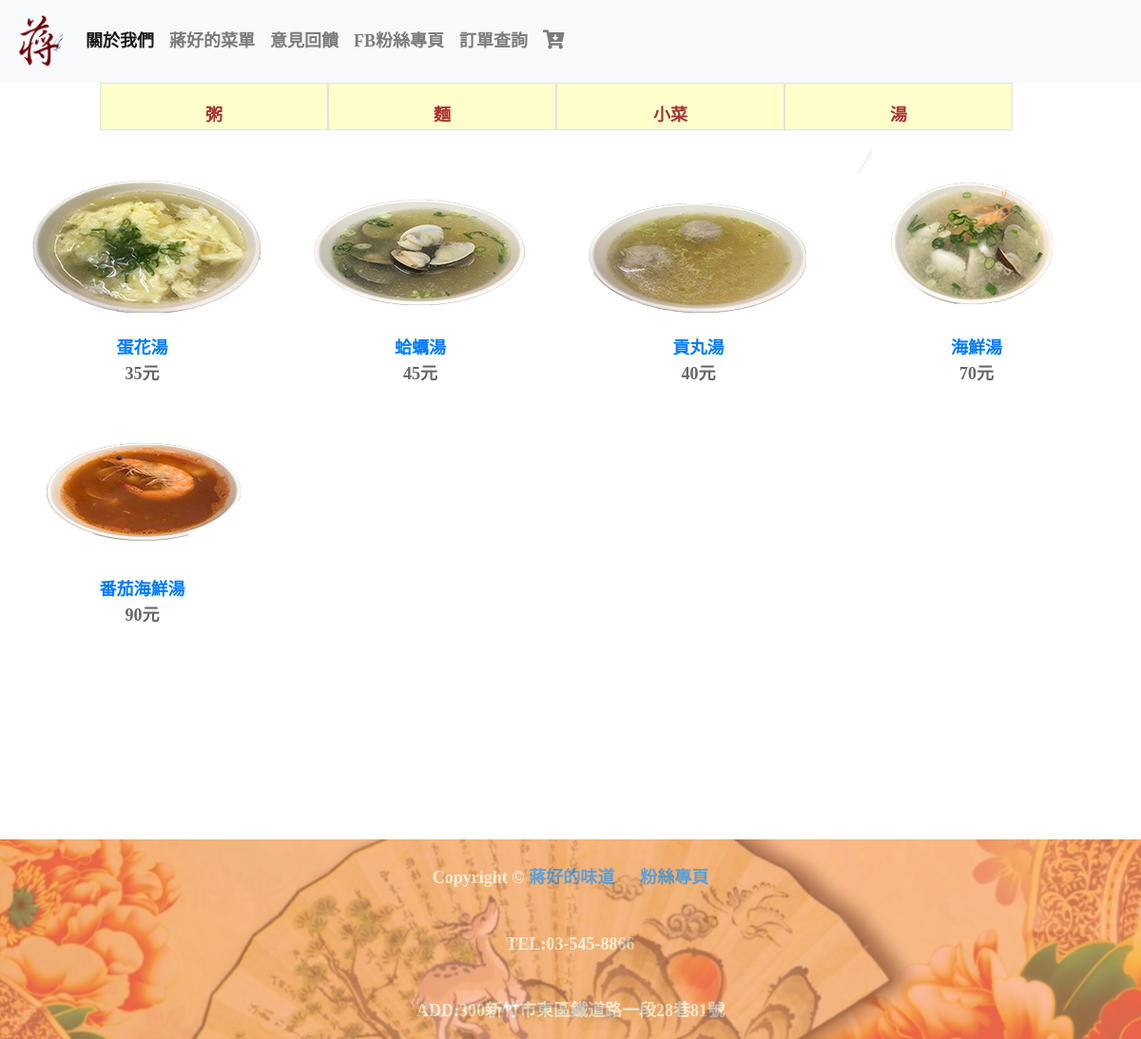
/product.php?cid=3, run on the app's committed database.
### tables this page shows
CREATE TABLE `class` (
  `cid` tinyint(4) NOT NULL,
  `cname` varchar(20) NOT NULL,
  `sort` varchar(1) DEFAULT NULL,
  `img` varchar(20) NOT NULL
);

CREATE TABLE `product` (
  `sid` int(11) NOT NULL,
  `cid` tinyint(4) NOT NULL,
  `name` varchar(20) NOT NULL,
  `price` varchar(11) NOT NULL,
  `descript` varchar(100) NOT NULL COMMENT '商品簡介',
  `img` varchar(20) NOT NULL
);

### product.php (the view, shortened to what this page needs)
<?php require_once('Connections/rsClass.php'); ?>
<?php
if (!function_exists("GetSQLValueString")) {
function GetSQLValueString($theValue, $theType, $theDefinedValue = "", $theNotDefinedValue = "")
{
  $theValue = function_exists("mysql_real_escape_string") ? mysql_real_escape_string($theValue) : mysql_escape_string($theValue);
  switch ($theType) {
    case "long":
    case "int":
      $theValue = ($theValue != "") ? intval($theValue) : "NULL";
      break;
  }
  return $theValue;
}
}
$editFormAction = $_SERVER['PHP_SELF'];
if (isset($_SERVER['QUERY_STRING'])) {
  $editFormAction .= "?" . htmlentities($_SERVER['QUERY_STRING']);
}
$colname_rsproduct = "-1";
if (isset($_GET['cid'])) {
  $colname_rsproduct = $_GET['cid'];
}
$query_rsproduct = sprintf("SELECT * FROM product WHERE cid = %s ORDER BY sid ASC", GetSQLValueString($colname_rsproduct, "int"));
$rsproduct = mysql_query($query_rsproduct, $rsClass) or die(mysql_error());
$row_rsproduct = mysql_fetch_assoc($rsproduct);
?>
<!doctype html>
<html>
<head>
	<?php require_once('header.php'); ?>
</head>
<body style="padding-top: 0px">
<?php require_once('navbar.php'); ?>
<?php require_once('menu1.php'); ?>
<div id="foodlist" class="container-fluid">
 <?php do { ?>
	<div class="food">
      <form action="<?php echo $editFormAction; ?>" method="POST" name="buy">
        <div class="fimg animate"><a href="shopping.php?sid=<?php echo $row_rsproduct['sid']; ?>"><img src="images/<?php echo $row_rsproduct['img']; ?>.png" width="250px" height="200px"></a></div>
        <div class="contents">
          <a href="shopping.php?sid=<?php echo $row_rsproduct['sid']; ?>"><?php echo $row_rsproduct['name']; ?></a></div>
        <div class="contents"> <?php echo $row_rsproduct['price']; ?>元</div>
      </form>
    </div>
    <?php } while ($row_rsproduct = mysql_fetch_assoc($rsproduct)); ?>
</div>
<?php require_once('footer.php'); ?>
</body>
</html>

### menu1.php (shortened to what this page needs)
<?php require_once('Connections/rsClass.php'); ?>
<?php
$query_Class = "SELECT * FROM `class` ORDER BY sort ASC";
$Class = mysql_query($query_Class, $rsClass) or die(mysql_error());
$row_Class = mysql_fetch_assoc($Class);
?>
<div id="Bcokntent">
  <div id="muemheader">
    <ul class="class row">
     <?php do { ?>
      <li class="col-md-3 col-6 mulist border" style="list-style-type:none;"><a class="animate nav-link" style="text-decoration:none;" href="product.php?cid=<?php echo $row_Class['cid']; ?>"><?php echo $row_Class['cname']; ?></a>
      </li>
      <?php } while ($row_Class = mysql_fetch_assoc($Class)); ?>
    </ul>
  </div>
</div>

### css/header.css (style rules this page uses)
* { margin: 0; padding: 0; }

### css/abc.css (style rules this page uses)
body { background-repeat: repeat; }
body { font-family: "標楷體"; font-weight: 700; color: #666; font-size: 18px; font-style: normal; }

### mumes.css (style rules this page uses)
* { margin:0; padding:0; }
#Bcokntent { width:80%; margin-right: auto; margin-left: auto; }
#muemheader { height: auto; width: 100%; text-align: center; }
.class { width: 100%; }
.animate { color: #A73333; }
.mulist { background-color: #FFC; height: 50px; text-align: center; line-height: 50px; }
body { font-family: "標楷體"; font-weight: 700; color: #666; font-size: 18px; font-style: normal; }

### product.php (style rules this page uses)
* { margin:0; padding:0; }
#foodlist { display: flex; flex-direction: row; flex-wrap:wrap; align-content:flex-start; min-height: 730px; }
.food { text-align: center; flex-basis: 23%; margin-right: 2%; }
.fimg { height: 200px; width: 100%; }
.contents { height: auto; width: 100%; }

### data on the page
class: cname "粥"
class: cname "麵"
class: cname "小菜"
class: cname "湯"
product: shows a picture, name "蛋花湯", price "35"
product: shows a picture, name "蛤蠣湯", price "45"
product: shows a picture, name "貢丸湯", price "40"
product: shows a picture, name "海鮮湯", price "70"
product: shows a picture, name "番茄海鮮湯", price "90"
